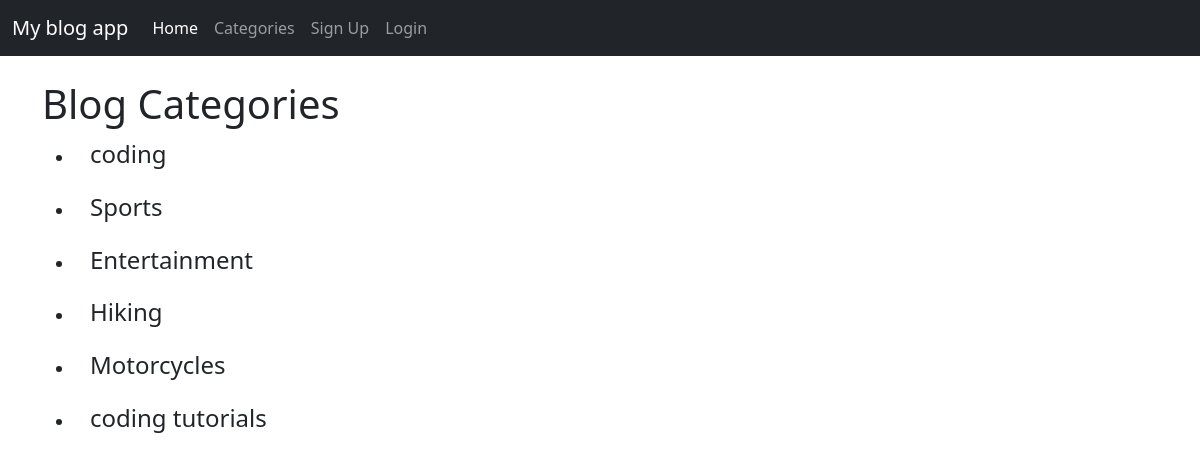
The page /category-list/ on the database its author committed.
### theblog/models.py (models this page shows, shortened)
class Category(models.Model):
    name = models.CharField(max_length=255)
    def __str__(self):
        return self.name

### theblog/views.py (the view)
# urls.py: path('category-list/', CategoryListView, name="category-list"),
def CategoryListView(request):
    cat_menu_list = Category.objects.all()
    return render(request, 'category_list.html', {'cat_menu_list': cat_menu_list})

### theblog/templates/category_list.html (shortened to what this page needs)
{% extends 'base.html' %}
{% block content %}
<h1>Blog Categories</h1>
    {% for item in cat_menu_list %}
        <ul><li><h4><a class="dropdown-item" href="{% url 'category' item %}">{{ item }}</a></h4></li></ul>
    {% endfor %}
{% endblock %}

### rows shown on the page
Category: name "coding"
Category: name "Sports"
Category: name "Entertainment"
Category: name "Hiking"
Category: name "Motorcycles"
Category: name "coding tutorials"
